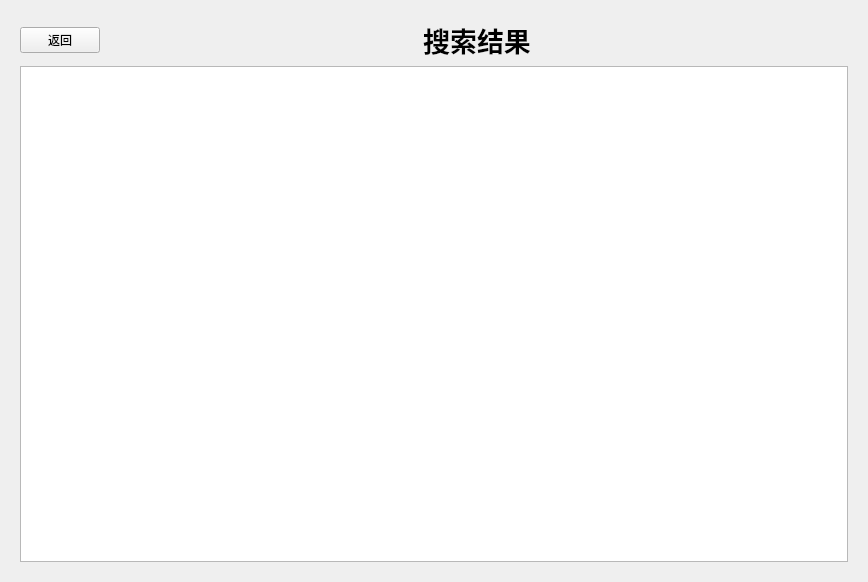
<?xml version="1.0" encoding="UTF-8"?>
<ui version="4.0">
 <class>Search</class>
 <widget class="QWidget" name="Search">
  <property name="geometry">
   <rect>
    <x>0</x>
    <y>0</y>
    <width>868</width>
    <height>582</height>
   </rect>
  </property>
  <property name="windowTitle">
   <string>Form</string>
  </property>
  <layout class="QHBoxLayout" name="horizontalLayout">
   <item>
    <widget class="QWidget" name="widget" native="true">
     <layout class="QGridLayout" name="gridLayout">
      <item row="0" column="0">
       <widget class="QPushButton" name="pushButton">
        <property name="sizePolicy">
         <sizepolicy hsizetype="Fixed" vsizetype="Fixed">
          <horstretch>0</horstretch>
          <verstretch>0</verstretch>
         </sizepolicy>
        </property>
        <property name="text">
         <string>返回</string>
        </property>
       </widget>
      </item>
      <item row="0" column="1">
       <widget class="QLabel" name="label">
        <property name="font">
         <font>
          <family>Arial</family>
          <pointsize>20</pointsize>
          <weight>75</weight>
          <bold>true</bold>
         </font>
        </property>
        <property name="text">
         <string>搜索结果</string>
        </property>
        <property name="alignment">
         <set>Qt::AlignCenter</set>
        </property>
       </widget>
      </item>
      <item row="1" column="0" colspan="2">
       <widget class="QListWidget" name="listWidget"/>
      </item>
     </layout>
    </widget>
   </item>
  </layout>
 </widget>
 <resources/>
 <connections/>
</ui>
